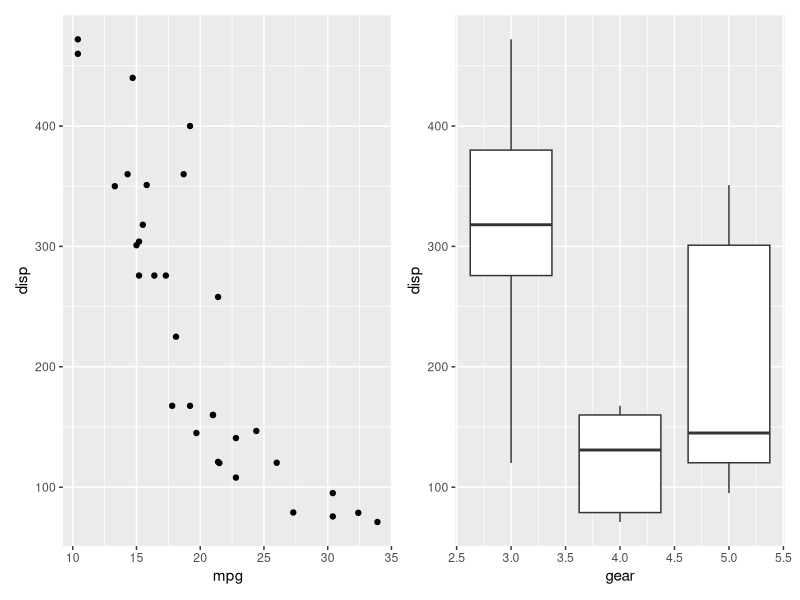
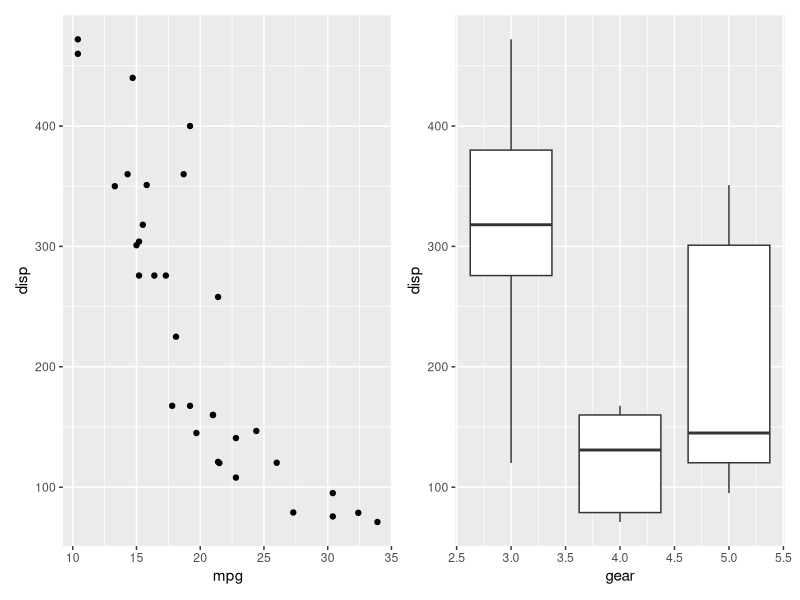

These figures' R source, in order:
## ---- chunk 1
knitr::opts_chunk$set(
  collapse = TRUE,
  comment = "#>",
  fig.path = "man/figures/README-"
)
## ---- chunk 2
library(ggplot2)
library(patchwork)

p1 <- ggplot(mtcars) + geom_point(aes(mpg, disp))
p2 <- ggplot(mtcars) + geom_boxplot(aes(gear, disp, group = gear))

p1 + p2
## ---- chunk 3
ggplot(mtcars) +
  geom_point(aes(mpg, disp)) +
  ggplot(mtcars) + 
  geom_boxplot(aes(gear, disp, group = gear))
